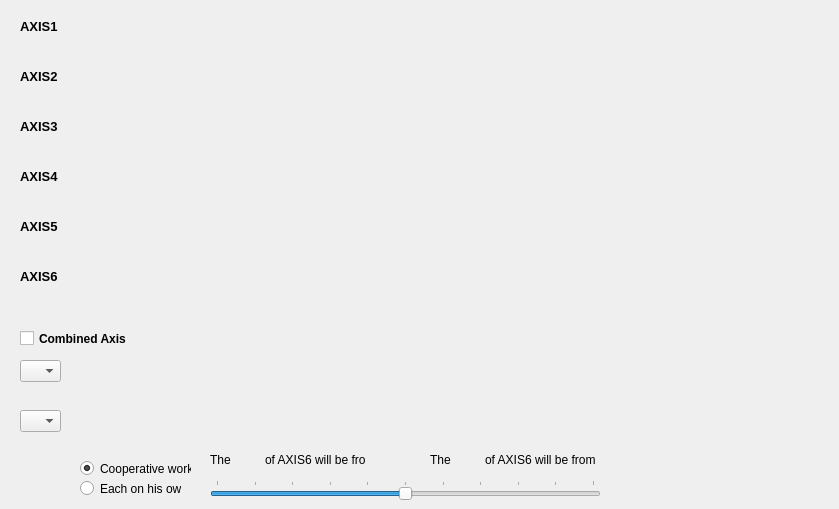
    <widget class="QWidget" name="tab">
     <attribute name="title">
      <string>Axes Configuration</string>
     </attribute>
     <widget class="QLabel" name="label_48">
      <property name="geometry">
       <rect>
        <x>20</x>
        <y>20</y>
        <width>47</width>
        <height>13</height>
       </rect>
      </property>
      <property name="font">
       <font>
        <pointsize>10</pointsize>
        <weight>75</weight>
        <bold>true</bold>
       </font>
      </property>
      <property name="text">
       <string>AXIS1</string>
      </property>
     </widget>
     <widget class="QLabel" name="label_49">
      <property name="geometry">
       <rect>
        <x>20</x>
        <y>70</y>
        <width>47</width>
        <height>13</height>
       </rect>
      </property>
      <property name="font">
       <font>
        <pointsize>10</pointsize>
        <weight>75</weight>
        <bold>true</bold>
       </font>
      </property>
      <property name="text">
       <string>AXIS2</string>
      </property>
     </widget>
     <widget class="QLabel" name="label_50">
      <property name="geometry">
       <rect>
        <x>20</x>
        <y>120</y>
        <width>47</width>
        <height>13</height>
       </rect>
      </property>
      <property name="font">
       <font>
        <pointsize>10</pointsize>
        <weight>75</weight>
        <bold>true</bold>
       </font>
      </property>
      <property name="text">
       <string>AXIS3</string>
      </property>
     </widget>
     <widget class="QLabel" name="label_51">
      <property name="geometry">
       <rect>
        <x>20</x>
        <y>170</y>
        <width>47</width>
        <height>13</height>
       </rect>
      </property>
      <property name="font">
       <font>
        <pointsize>10</pointsize>
        <weight>75</weight>
        <bold>true</bold>
       </font>
      </property>
      <property name="text">
       <string>AXIS4</string>
      </property>
     </widget>
     <widget class="QLabel" name="label_52">
      <property name="geometry">
       <rect>
        <x>20</x>
        <y>220</y>
        <width>47</width>
        <height>13</height>
       </rect>
      </property>
      <property name="font">
       <font>
        <pointsize>10</pointsize>
        <weight>75</weight>
        <bold>true</bold>
       </font>
      </property>
      <property name="text">
       <string>AXIS5</string>
      </property>
     </widget>
     <widget class="QLabel" name="label_53">
      <property name="geometry">
       <rect>
        <x>20</x>
        <y>270</y>
        <width>47</width>
        <height>13</height>
       </rect>
      </property>
      <property name="font">
       <font>
        <pointsize>10</pointsize>
        <weight>75</weight>
        <bold>true</bold>
       </font>
      </property>
      <property name="text">
       <string>AXIS6</string>
      </property>
     </widget>
     <widget class="QCheckBox" name="checkBox_AxisComb">
      <property name="geometry">
       <rect>
        <x>20</x>
        <y>330</y>
        <width>111</width>
        <height>17</height>
       </rect>
      </property>
      <property name="font">
       <font>
        <weight>75</weight>
        <bold>true</bold>
       </font>
      </property>
      <property name="text">
       <string>Combined Axis</string>
      </property>
     </widget>
     <widget class="QComboBox" name="comboBox_AxisCombBegin">
      <property name="geometry">
       <rect>
        <x>20</x>
        <y>360</y>
        <width>41</width>
        <height>22</height>
       </rect>
      </property>
     </widget>
     <widget class="QComboBox" name="comboBox_AxisCombEnd">
      <property name="geometry">
       <rect>
        <x>20</x>
        <y>410</y>
        <width>41</width>
        <height>22</height>
       </rect>
      </property>
     </widget>
     <widget class="QSlider" name="horizontalSliderAxisComb">
      <property name="geometry">
       <rect>
        <x>210</x>
        <y>480</y>
        <width>391</width>
        <height>20</height>
       </rect>
      </property>
      <property name="autoFillBackground">
       <bool>false</bool>
      </property>
      <property name="maximum">
       <number>100</number>
      </property>
      <property name="value">
       <number>50</number>
      </property>
      <property name="orientation">
       <enum>Qt::Horizontal</enum>
      </property>
      <property name="invertedAppearance">
       <bool>false</bool>
      </property>
      <property name="invertedControls">
       <bool>false</bool>
      </property>
      <property name="tickPosition">
       <enum>QSlider::TicksAbove</enum>
      </property>
      <property name="tickInterval">
       <number>10</number>
      </property>
     </widget>
     <widget class="QLabel" name="label_AxisComb1">
      <property name="geometry">
       <rect>
        <x>235</x>
        <y>450</y>
        <width>31</width>
        <height>20</height>
       </rect>
      </property>
      <property name="text">
       <string/>
      </property>
     </widget>
     <widget class="QLabel" name="label_AxisComb2">
      <property name="geometry">
       <rect>
        <x>455</x>
        <y>450</y>
        <width>31</width>
        <height>20</height>
       </rect>
      </property>
      <property name="text">
       <string/>
      </property>
     </widget>
     <widget class="QLabel" name="label_4">
      <property name="geometry">
       <rect>
        <x>210</x>
        <y>450</y>
        <width>21</width>
        <height>20</height>
       </rect>
      </property>
      <property name="text">
       <string>The</string>
      </property>
     </widget>
     <widget class="QLabel" name="label_5">
      <property name="geometry">
       <rect>
        <x>265</x>
        <y>450</y>
        <width>101</width>
        <height>20</height>
       </rect>
      </property>
      <property name="text">
       <string>of AXIS6 will be from</string>
      </property>
     </widget>
     <widget class="QLabel" name="label_6">
      <property name="geometry">
       <rect>
        <x>430</x>
        <y>450</y>
        <width>21</width>
        <height>20</height>
       </rect>
      </property>
      <property name="text">
       <string>The</string>
      </property>
     </widget>
     <widget class="QLabel" name="label_7">
      <property name="geometry">
       <rect>
        <x>485</x>
        <y>450</y>
        <width>111</width>
        <height>20</height>
       </rect>
      </property>
      <property name="text">
       <string>of AXIS6 will be from</string>
      </property>
     </widget>
     <widget class="QLabel" name="label_AxisCombPin1">
      <property name="geometry">
       <rect>
        <x>370</x>
        <y>450</y>
        <width>21</width>
        <height>20</height>
       </rect>
      </property>
      <property name="text">
       <string/>
      </property>
     </widget>
     <widget class="QLabel" name="label_AxisCombPin2">
      <property name="geometry">
       <rect>
        <x>590</x>
        <y>450</y>
        <width>21</width>
        <height>20</height>
       </rect>
      </property>
      <property name="text">
       <string/>
      </property>
     </widget>
     <widget class="QRadioButton" name="radioButtonCoopwoork">
      <property name="geometry">
       <rect>
        <x>80</x>
        <y>460</y>
        <width>111</width>
        <height>17</height>
       </rect>
      </property>
      <property name="text">
       <string>Cooperative work</string>
      </property>
      <property name="checked">
       <bool>true</bool>
      </property>
     </widget>
     <widget class="QRadioButton" name="radioButtonEachonhisown">
      <property name="geometry">
       <rect>
        <x>80</x>
        <y>480</y>
        <width>101</width>
        <height>17</height>
       </rect>
      </property>
      <property name="text">
       <string>Each on his own</string>
      </property>
     </widget>
     <widget class="OSHaxiswca" name="widget_axis1" native="true">
      <property name="geometry">
       <rect>
        <x>80</x>
        <y>10</y>
        <width>750</width>
        <height>43</height>
       </rect>
      </property>
      <property name="mouseTracking">
       <bool>true</bool>
      </property>
     </widget>
     <widget class="OSHaxiswca" name="widget_axis2" native="true">
      <property name="geometry">
       <rect>
        <x>80</x>
        <y>60</y>
        <width>750</width>
        <height>43</height>
       </rect>
      </property>
      <property name="mouseTracking">
       <bool>true</bool>
      </property>
     </widget>
     <widget class="OSHaxiswca" name="widget_axis3" native="true">
      <property name="geometry">
       <rect>
        <x>80</x>
        <y>110</y>
        <width>750</width>
        <height>43</height>
       </rect>
      </property>
      <property name="mouseTracking">
       <bool>true</bool>
      </property>
     </widget>
     <widget class="OSHaxiswca" name="widget_axis4" native="true">
      <property name="geometry">
       <rect>
        <x>80</x>
        <y>160</y>
        <width>750</width>
        <height>43</height>
       </rect>
      </property>
      <property name="mouseTracking">
       <bool>true</bool>
      </property>
     </widget>
     <widget class="OSHaxiswca" name="widget_axis5" native="true">
      <property name="geometry">
       <rect>
        <x>80</x>
        <y>210</y>
        <width>750</width>
        <height>43</height>
       </rect>
      </property>
      <property name="mouseTracking">
       <bool>true</bool>
      </property>
     </widget>
     <widget class="OSHaxiswca" name="widget_axis6" native="true">
      <property name="geometry">
       <rect>
        <x>80</x>
        <y>260</y>
        <width>750</width>
        <height>43</height>
       </rect>
      </property>
      <property name="mouseTracking">
       <bool>true</bool>
      </property>
     </widget>
     <widget class="OSHaxiswca" name="widget_axisComb1" native="true">
      <property name="geometry">
       <rect>
        <x>80</x>
        <y>350</y>
        <width>750</width>
        <height>43</height>
       </rect>
      </property>
      <property name="mouseTracking">
       <bool>true</bool>
      </property>
     </widget>
     <widget class="OSHaxiswca" name="widget_axisComb2" native="true">
      <property name="geometry">
       <rect>
        <x>80</x>
        <y>400</y>
        <width>750</width>
        <height>43</height>
       </rect>
      </property>
      <property name="mouseTracking">
       <bool>true</bool>
      </property>
     </widget>
    </widget>
